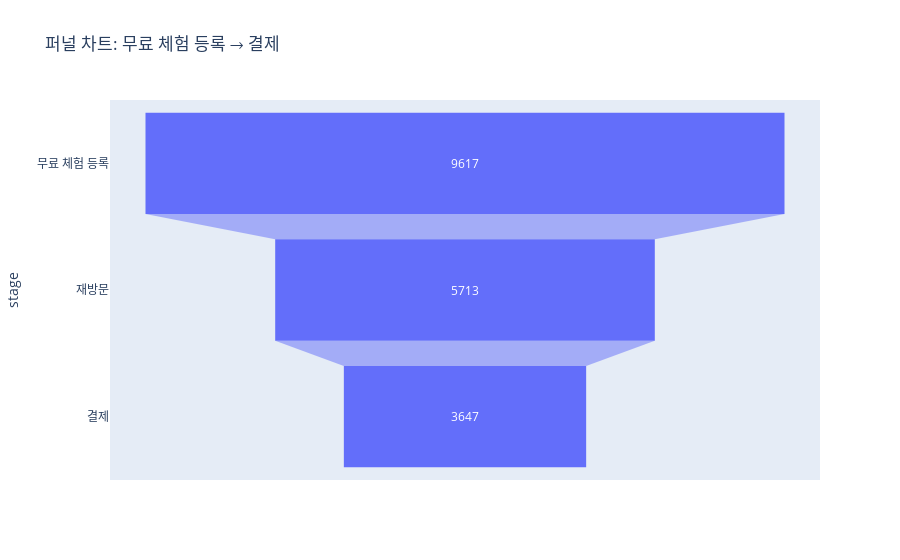

Here is the notebook cell this chart was saved with:
### Markdown cell above
퍼널: 무료 체험 등록 -> 첫 방문 -> 재방문 -> 결제

### Code cell
import plotly.express as px

# 퍼널 단계별 사용자 수 계산
registrations = trial_register_df['user_uuid'].nunique()
access_counts = trial_access_log_df.groupby('user_uuid').size()
first_visits = access_counts.size
revisits = (access_counts > 1).sum()
payments = trial_payment_df[trial_payment_df['is_payment'] == 1]['user_uuid'].nunique()

# 퍼널 차트용 DataFrame 생성
funnel_df = pd.DataFrame({
    'stage': ['무료 체험 등록', '재방문', '결제'],
    'count': [registrations,  revisits, payments]
})

# Plotly로 퍼널 차트 그리기
fig = px.funnel(
    funnel_df,
    x='count',
    y='stage',
    title='퍼널 차트: 무료 체험 등록 → 결제'
)
fig.show()

### Figure 1 — Plotly figure (JSON) as saved in the notebook; plotly's stock layout.template omitted (floating-point values rounded to 4 significant figures)
{"data": [{"hovertemplate": "count=%{x}<br>stage=%{y}<extra></extra>", "legendgroup": "", "marker": {"color": "#636efa"}, "name": "", "orientation": "h", "showlegend": false, "type": "funnel", "x": [9617, 5713, 3647], "xaxis": "x", "y": ["무료 체험 등록", "재방문", "결제"], "yaxis": "y"}], "layout": {"legend": {"tracegroupgap": 0}, "title": {"text": "퍼널 차트: 무료 체험 등록 → 결제"}, "xaxis": {"anchor": "y", "domain": [0, 1], "title": {"text": "count"}}, "yaxis": {"anchor": "x", "domain": [0, 1], "title": {"text": "stage"}}}}
